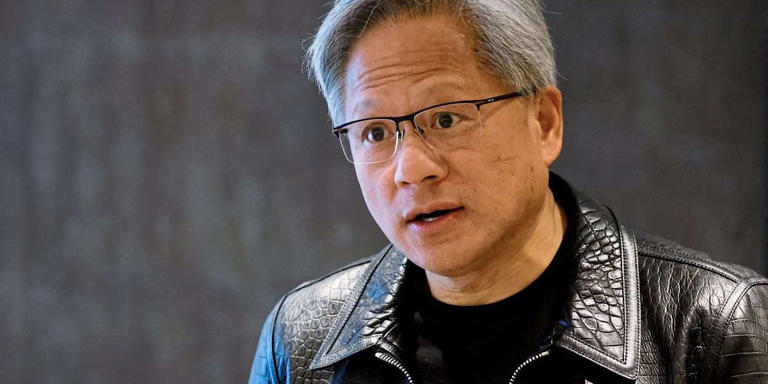
#> input picture face reco/data0/0.string1.jpg, 768 x 384 px, given as the content of the folder data0/0.string1.jpg, which was not available
$ python -i train.py   (imports and definitions only)
#> lines starting #> are read from the running program, lines starting #| are printed output that depends on the picture; pictures that were not available may be replaced by others from this repository, and a replacement may not be noted
import os
import cv2
import numpy as np
from PIL import Image
import csv


# 网站需要返回用户的注册编码
def getImageAndLABELS(path):
#> called with path = 'data0/0.string1.jpg'
    faceSamples=[] # 人脸数组
    ids=[] #
    labels=[]
    s_labels=[]
    imagePaths=[os.path.join(path,f) for f in os.listdir(path)]
    face_detector=cv2.CascadeClassifier('D:/anaconda/lib/site-packages/cv2/data/haarcascade_frontalface_default.xml')
    for imagePath in imagePaths:
        print(imagePath)
        if imagePath.endswith('.jpg'):
            PIL_img = Image.open(imagePath).convert('L')  # L：灰度图像
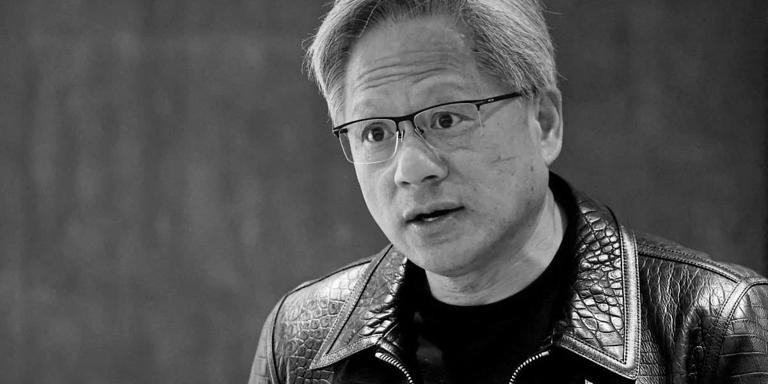
#> PIL_img: PIL image 768x384 L; min 0, max 255, mean 83.8
            img_numpy = np.array(PIL_img, 'uint8')
            faces = face_detector.detectMultiScale(img_numpy)  # 获取人脸特征
#> faces = [[310, 43, 224, 224]]
            id = int(os.path.split(imagePath)[1].split('.')[0])
            print(id)
            # print(id)
            label = str(os.path.split(imagePath)[1].split('.')[1])
            # print(label)
            labels.append(label)
            # s_label = label.decode('latin1')
            for x, y, w, h in faces:
                ids.append(id)
                faceSamples.append(img_numpy[y:y + h, x:x + w])  # 仅仅将人脸识别框中的数据提取,得到numpy数组
#> this loop made 1 pass
#> after the loop, faceSamples = 1 item; ids = [0]
    # print('labels:',labels)
    # print('fs:',faceSamples)
    ih_labels=LabelstoSpecific(labels)
    # print(ih_labels)
    return faceSamples,ids  # ih_labels

def LabelstoSpecific(labels):
    hash_map= {}
    ih_labels=[]
    for label in labels:
        if label in hash_map:
            ih_labels.append(hash_map[label])
        else:
            hash_value=hash(label)
            hash_map[label]=abs(hash_value)
            ih_labels.append(abs(hash_value))
    with open('string_hash_mapping.csv', 'w', newline='') as csvfile:
        writer = csv.writer(csvfile)
        writer.writerow(['String', 'Hash Value'])
        for label, hash_value in hash_map.items():
            writer.writerow([label, hash_value])
    print(hash_map)
    return ih_labels


def train(path):
    faces, labels = getImageAndLABELS(path)
    # print(labels)
    labels = np.array(labels)
    print(labels)
    print(faces)
    # 识别器
    recognizer = cv2.face.LBPHFaceRecognizer_create()
    recognizer.read('C:/Users/86130/PycharmProjects/pythonProject18/trainer.yml')
    recognizer.update(faces,labels)
    recognizer.train(faces, labels)
    recognizer.write('C:/Users/86130/PycharmProjects/pythonProject18/trainer.yml')


# [13 lines of commented-out code are left out]

def training():
    train('C:/Users/86130/PycharmProjects/pythonProject18/data2')

>>> result = getImageAndLABELS('data0/0.string1.jpg')

$ run again, on face reco/data0/1.string2.jpg
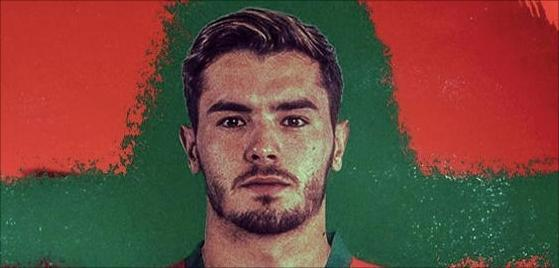
#> input picture face reco/data0/1.string2.jpg, 559 x 268 px, given as the content of the folder data0/1.string2.jpg, which was not available
#> in getImageAndLABELS, `PIL_img = Image.open(imagePath).convert('L')`:
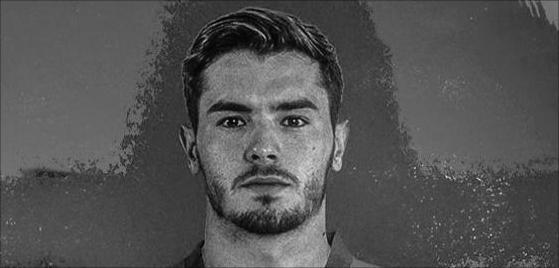
#> PIL_img: PIL image 559x268 L; min 0, max 230, mean 83.3
#> faces = [[175, 50, 179, 179]]
#> the loop in getImageAndLABELS, `for x, y, w, h in faces:` made 1 pass
#> after the loop in getImageAndLABELS, `for x, y, w, h in faces:`: faceSamples = 1 item; ids = [1]
